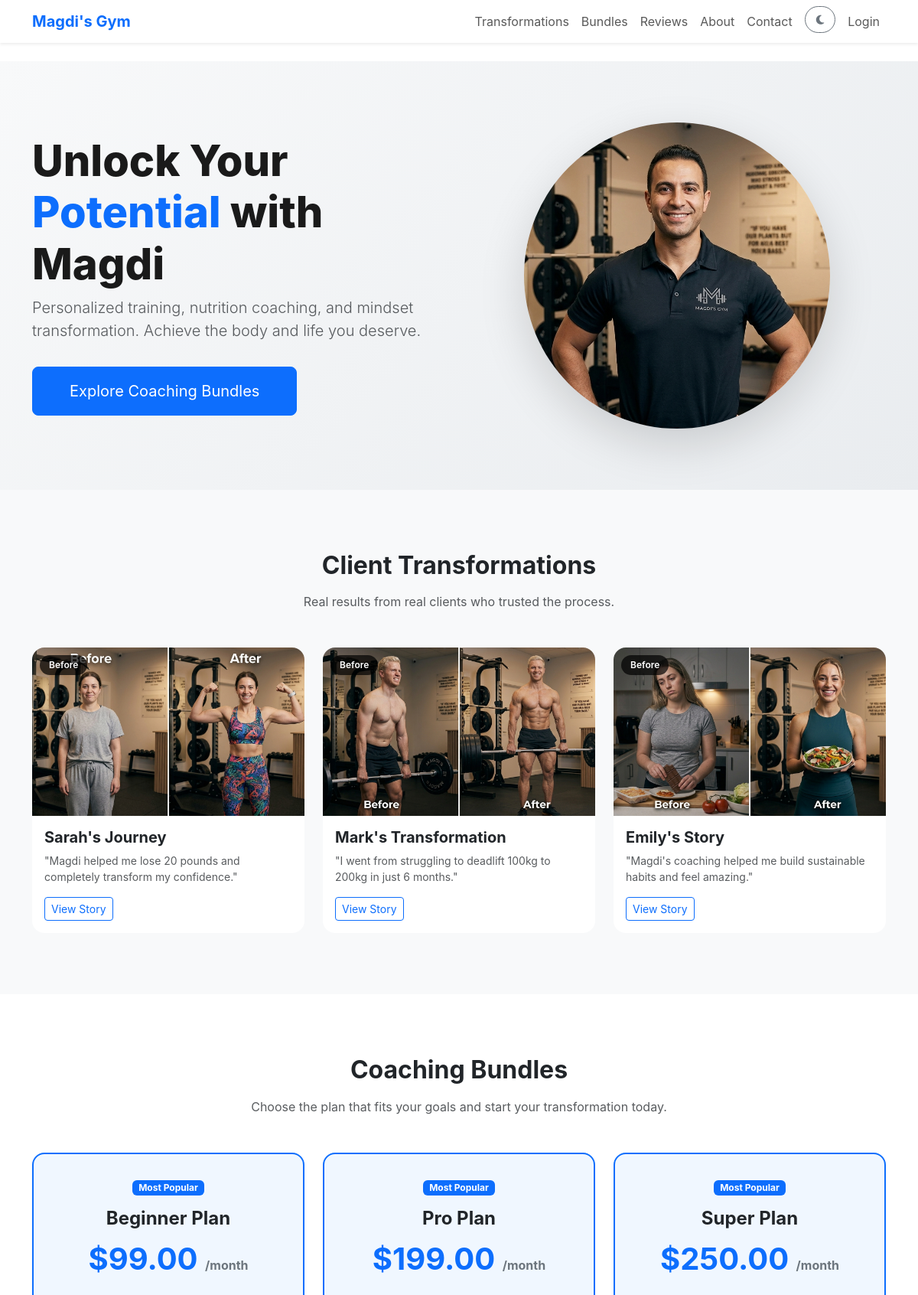
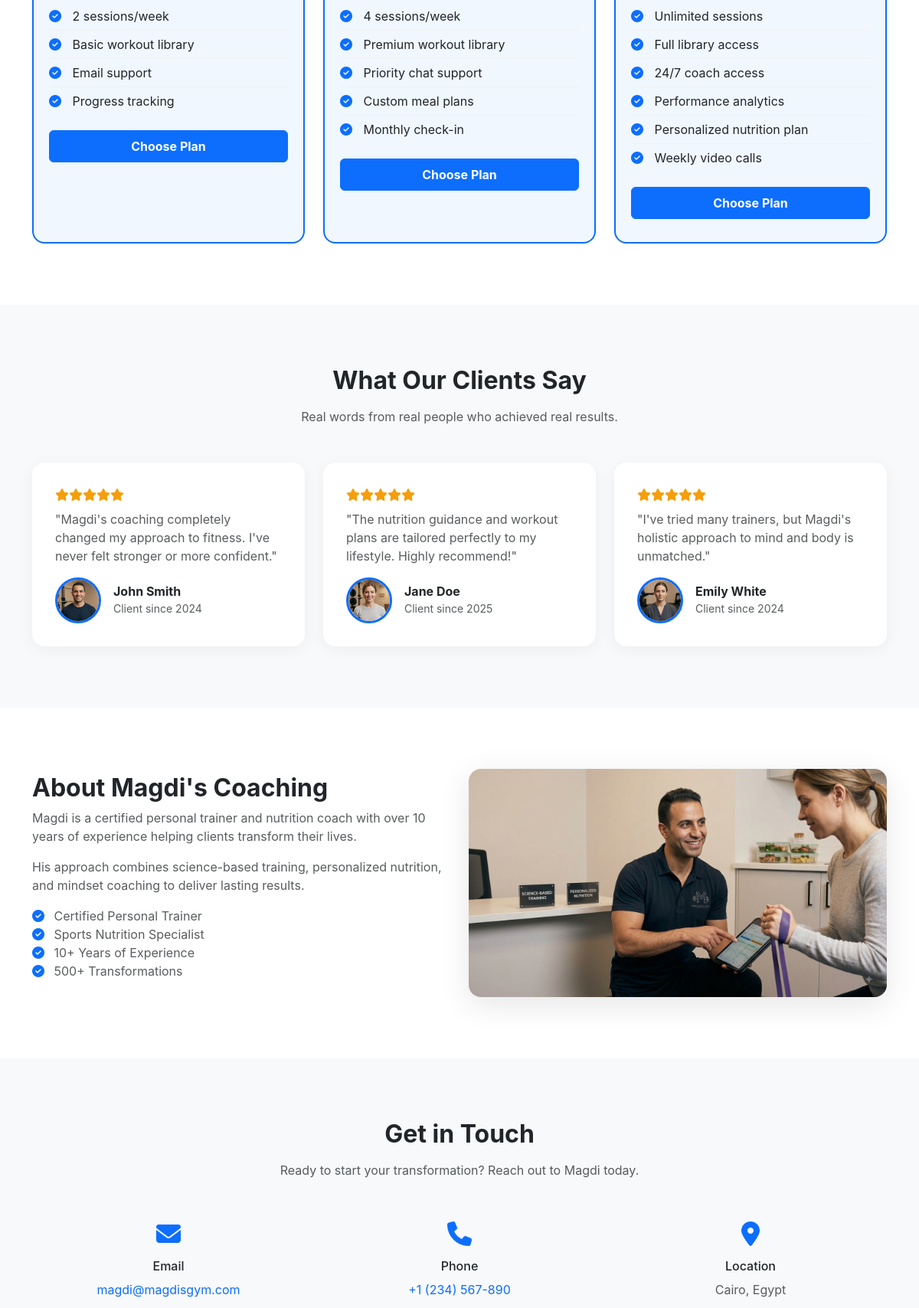
The page / (upper part) on the database its author committed (2 pictures, top to bottom).
### gymapp/models.py (models this page shows, shortened)
class Plan(models.Model):
    name = models.CharField(max_length=100)
    slug = models.SlugField(unique=True)
    description = models.TextField(blank=True)
    price = models.DecimalField(max_digits=10, decimal_places=2, validators=[MinValueValidator(0)])
    features = models.JSONField(default=list)
    image_url = models.URLField(max_length=500, blank=True)
    is_featured = models.BooleanField(default=False)
    created_at = models.DateTimeField(auto_now_add=True)
    updated_at = models.DateTimeField(auto_now=True)
    class Meta:
        ordering = ['price']

### gymapp/views.py (the view)
# urls.py: path('', home, name='home'),
def home(request):
    plans = Plan.objects.all().order_by('price')
    return render(request, 'index.html', {'plans': plans})

### templates/index.html (shortened to what this page needs)
{% extends 'base.html' %}
{% load static %}
{% block content %}
<section id="hero-section" class="fade-in">
    <div class="container">
        <div class="row align-items-center">
            <div class="col-md-6 text-center text-md-start">
                <h1 class="hero-title">Unlock Your <span>Potential</span> with Magdi</h1>
                <p class="lead text-muted">Personalized training, nutrition coaching, and mindset transformation. Achieve the body and life you deserve.</p>
                <a href="#bundles-section" class="btn btn-primary btn-lg px-5 py-3 mt-3">Explore Coaching Bundles</a>
            </div>
            <div class="col-md-6 text-center mt-4 mt-md-0">
                <img src="{% static 'Magdisgym pic/hero image.png' %}?v=2" alt="Magdi the Gym Coach" class="hero-image">
            </div>
        </div>
    </div>
</section>
<section id="transformations-section" class="fade-in">
    <div class="container">
        <h2 class="text-center mb-3 fw-bold">Client Transformations</h2>
        <p class="text-center text-muted mb-5">Real results from real clients who trusted the process.</p>
        <div class="row g-4">
            <div class="col-md-4">
                <div class="transformation-card position-relative">
                    <div class="position-relative">
                        <img src="{% static 'Magdisgym pic/Transformation-1-Sarah.png' %}?v=2" alt="Sarah Before" class="w-100">
                        <span class="before-after-label">Before</span>
                    </div>
                    <div class="p-3">
                        <h5 class="fw-bold">Sarah's Journey</h5>
                        <p class="text-muted small">"Magdi helped me lose 20 pounds and completely transform my confidence."</p>
                        <button class="btn btn-outline-primary btn-sm view-story-btn"
                                data-bs-toggle="modal"
                                data-bs-target="#storyModal"
                                data-name="Sarah"
                                data-image="{% static 'Magdisgym pic/Transformation-1-Sarah.png' %}?v=2"
                                data-story="Sarah came to me feeling stuck and unhappy with her body. After years of yo-yo dieting, she was ready for a real change. We started with small, sustainable habits – better nutrition choices, consistent workouts, and mindset shifts. Within 3 months, Sarah lost 20 pounds, gained incredible strength, and most importantly, found her confidence again. She now inspires others with her journey and continues to crush her fitness goals every day.">
                            View Story
                        </button>
                    </div>
                </div>
            </div>
            <div class="col-md-4">
                <div class="transformation-card position-relative">
                    <div class="position-relative">
                        <img src="{% static 'Magdisgym pic/Transformation-2-Mark.png' %}?v=2" alt="Mark Before" class="w-100">
                        <span class="before-after-label">Before</span>
                    </div>
                    <div class="p-3">
                        <h5 class="fw-bold">Mark's Transformation</h5>
                        <p class="text-muted small">"I went from struggling to deadlift 100kg to 200kg in just 6 months."</p>
                        <button class="btn btn-outline-primary btn-sm view-story-btn"
                                data-bs-toggle="modal"
                                data-bs-target="#storyModal"
                                data-name="Mark"
                                data-image="{% static 'Magdisgym pic/Transformation-2-Mark.png' %}?v=2"
                                data-story="Mark was a classic case of 'all work, no results.' He spent hours in the gym but wasn't seeing the gains he wanted. His form was off, his nutrition was lacking, and his confidence was fading. We reworked his entire approach – focused on proper technique, progressive overload, and a high-protein nutrition plan. In just 6 months, Mark went from struggling with 100kg to confidently deadlifting 200kg. He now leads our advanced lifting sessions and is a true inspiration to others.">
                            View Story
                        </button>
                    </div>
                </div>
            </div>
            <div class="col-md-4">
                <div class="transformation-card position-relative">
                    <div class="position-relative">
                        <img src="{% static 'Magdisgym pic/Transformation-3-Emily.png' %}?v=2" alt="Emily Before" class="w-100">
                        <span class="before-after-label">Before</span>
                    </div>
                    <div class="p-3">
                        <h5 class="fw-bold">Emily's Story</h5>
                        <p class="text-muted small">"Magdi's coaching helped me build sustainable habits and feel amazing."</p>
                        <button class="btn btn-outline-primary btn-sm view-story-btn"
                                data-bs-toggle="modal"
                                data-bs-target="#storyModal"
                                data-name="Emily"
                                data-image="{% static 'Magdisgym pic/Transformation-3-Emily.png' %}?v=2"
                                data-story="Emily had tried every diet and fitness trend out there, but nothing stuck. She came to me feeling defeated and disconnected from her body. We focused on building a healthy relationship with food, finding joy in movement, and creating a routine that fit her busy lifestyle. Over 4 months, Emily transformed not just her body, but her entire outlook on health. She now maintains her results effortlessly and inspires other women to embrace their journey.">
                            View Story
                        </button>
                    </div>
                </div>
            </div>
        </div>
    </div>
</section>
<section id="bundles-section" class="fade-in">
    <div class="container">
        <h2 class="text-center mb-3 fw-bold">Coaching Bundles</h2>
        <p class="text-center text-muted mb-5">Choose the plan that fits your goals and start your transformation today.</p>
        <div class="row g-4">
            {% for plan in plans %}
            <div class="col-md-4">
                <div class="pricing-card {% if plan.is_featured %}featured{% endif %}">
                    {% if plan.is_featured %}
                    <span class="badge bg-primary mb-3">Most Popular</span>
                    {% endif %}
                    <h4 class="fw-bold">{{ plan.name }}</h4>
                    <div class="price">${{ plan.price }} <span>/month</span></div>
                    <ul>
                        {% for feature in plan.features %}
                        <li><i class="fas fa-check-circle"></i> {{ feature }}</li>
                        {% endfor %}
                    </ul>
                    <button class="btn btn-primary w-100 py-2 fw-bold choose-plan-btn"
                            data-bs-toggle="modal"
                            data-bs-target="#planModal"
                            data-plan-id="{{ plan.id }}"
                            data-plan-name="{{ plan.name }}"
                            data-plan-description="{{ plan.description|default:'No description available.' }}"
                            data-plan-price="{{ plan.price }}"
                            data-plan-features="{{ plan.features|join:'||' }}">
                        Choose Plan
                    </button>
                </div>
            </div>
            {% empty %}
            <p class="text-center text-muted w-100">No plans available yet.</p>
            {% endfor %}
        </div>
    </div>
</section>
<section id="reviews-section" class="fade-in">
    <div class="container">
        <h2 class="text-center mb-3 fw-bold">What Our Clients Say</h2>
        <p class="text-center text-muted mb-5">Real words from real people who achieved real results.</p>
        <div class="row g-4">
            <div class="col-md-4">
                <div class="review-card">
                    <div class="stars mb-2">
                        <i class="fas fa-star"></i><i class="fas fa-star"></i><i class="fas fa-star"></i><i class="fas fa-star"></i><i class="fas fa-star"></i>
                    </div>
                    <p class="text-muted">"Magdi's coaching completely changed my approach to fitness. I've never felt stronger or more confident."</p>
                    <div class="d-flex align-items-center mt-3">
                        <img src="{% static 'Magdisgym pic/Review Profile-1-John Smith.png' %}?v=2" alt="John Smith" class="review-img">
                        <div class="ms-3">
                            <h6 class="mb-0 fw-bold">John Smith</h6>
                            <small class="text-muted">Client since 2024</small>
                        </div>
                    </div>
                </div>
            </div>
            <div class="col-md-4">
                <div class="review-card">
                    <div class="stars mb-2">
                        <i class="fas fa-star"></i><i class="fas fa-star"></i><i class="fas fa-star"></i><i class="fas fa-star"></i><i class="fas fa-star"></i>
                    </div>
                    <p class="text-muted">"The nutrition guidance and workout plans are tailored perfectly to my lifestyle. Highly recommend!"</p>
                    <div class="d-flex align-items-center mt-3">
                        <img src="{% static 'Magdisgym pic/Review Profile-2-Jane Doe.png' %}?v=2" alt="Jane Doe" class="review-img">
                        <div class="ms-3">
                            <h6 class="mb-0 fw-bold">Jane Doe</h6>
                            <small class="text-muted">Client since 2025</small>
                        </div>
                    </div>
                </div>
            </div>
            <div class="col-md-4">
                <div class="review-card">
                    <div class="stars mb-2">
                        <i class="fas fa-star"></i><i class="fas fa-star"></i><i class="fas fa-star"></i><i class="fas fa-star"></i><i class="fas fa-star"></i>
                    </div>
                    <p class="text-muted">"I've tried many trainers, but Magdi's holistic approach to mind and body is unmatched."</p>
                    <div class="d-flex align-items-center mt-3">
                        <img src="{% static 'Magdisgym pic/Review Profile-3-Emily White.png' %}?v=2" alt="Emily White" class="review-img">
                        <div class="ms-3">
                            <h6 class="mb-0 fw-bold">Emily White</h6>
                            <small class="text-muted">Client since 2024</small>
                        </div>
                    </div>
                </div>
            </div>
        </div>
    </div>
</section>
<section id="about-section" class="fade-in">
    <div class="container">
        <div class="row align-items-center">
            <div class="col-md-6">
                <h2 class="fw-bold">About Magdi's Coaching</h2>
                <p class="text-muted">Magdi is a certified personal trainer and nutrition coach with over 10 years of experience helping clients transform their lives.</p>
                <p class="text-muted">His approach combines science-based training, personalized nutrition, and mindset coaching to deliver lasting results.</p>
                <ul class="list-unstyled text-muted">
                    <li><i class="fas fa-check-circle text-primary me-2"></i> Certified Personal Trainer</li>
                    <li><i class="fas fa-check-circle text-primary me-2"></i> Sports Nutrition Specialist</li>
                    <li><i class="fas fa-check-circle text-primary me-2"></i> 10+ Years of Experience</li>
                    <li><i class="fas fa-check-circle text-primary me-2"></i> 500+ Transformations</li>
                </ul>
            </div>
            <div class="col-md-6 text-center">
                <img src="{% static 'Magdisgym pic/Bottom About Section.png' %}?v=2" alt="Magdi Coaching" class="about-img">
            </div>
        </div>
    </div>
</section>
<section id="contact-section" class="fade-in">
    <div class="container">
        <div class="row text-center">
            <div class="col-12">
                <h2 class="fw-bold mb-3">Get in Touch</h2>
                <p class="text-muted mb-5">Ready to start your transformation? Reach out to Magdi today.</p>
            </div>
            <div class="col-md-4">
                <div class="contact-icon"><i class="fas fa-envelope"></i></div>
                <h6 class="mt-2">Email</h6>
                <p class="text-muted"><a href="mailto:magdi@magdisgym.com" class="text-decoration-none">magdi@magdisgym.com</a></p>
            </div>
            <div class="col-md-4">
                <div class="contact-icon"><i class="fas fa-phone"></i></div>
                <h6 class="mt-2">Phone</h6>
                <p class="text-muted"><a href="tel:+1234567890" class="text-decoration-none">+1 (234) 567-890</a></p>
            </div>
            <div class="col-md-4">
                <div class="contact-icon"><i class="fas fa-map-marker-alt"></i></div>
                <h6 class="mt-2">Location</h6>
                <p class="text-muted">Cairo, Egypt</p>
            </div>
        </div>
    </div>
</section>
{% endblock %}

### templates/base.html (shortened to what this page needs)
<!DOCTYPE html>
<html lang="en">
<head>
    <link href="https://cdn.jsdelivr.net/npm/bootstrap@5.3.3/dist/css/bootstrap.min.css" rel="stylesheet">
    <link href="https://cdnjs.cloudflare.com/ajax/libs/font-awesome/6.5.1/css/all.min.css" rel="stylesheet">
    <link href="/static/css/style.css?v=2" rel="stylesheet">
</head>
<body>
<nav class="navbar navbar-expand-lg navbar-light bg-white shadow-sm fixed-top" id="mainNavbar">
    <div class="container">
        <a class="navbar-brand fw-bold text-primary" href="/">Magdi's Gym</a>
        <div class="collapse navbar-collapse" id="mainNav">
            <ul class="navbar-nav ms-auto">
                <li class="nav-item"><a class="nav-link" href="#transformations-section">Transformations</a></li>
                <li class="nav-item"><a class="nav-link" href="#bundles-section">Bundles</a></li>
                <li class="nav-item"><a class="nav-link" href="#reviews-section">Reviews</a></li>
                <li class="nav-item"><a class="nav-link" href="#about-section">About</a></li>
                <li class="nav-item"><a class="nav-link" href="#contact-section">Contact</a></li>
                <li class="nav-item">
                    <button class="btn btn-outline-secondary btn-sm ms-2" id="darkModeToggle" style="border-radius: 50px; padding: 6px 14px;">
                        <i class="fas fa-moon" id="darkModeIcon"></i>
                    </button>
                </li>
                {% if user.is_authenticated %}
                    <li class="nav-item"><span class="nav-link text-muted">Welcome, {{ user.first_name|default:user.username }}</span></li>
                    <li class="nav-item"><a class="nav-link text-danger" href="#" onclick="logoutUser(); return false;">Logout</a></li>
                {% else %}
                    <li class="nav-item"><a class="nav-link btn btn-outline-primary btn-sm ms-2" href="{% url 'signin' %}">Login</a></li>
                {% endif %}
            </ul>
        </div>
    </div>
</nav>
<main style="margin-top: 80px;">
    {% block content %}{% endblock %}
</main>
</body>
</html>

### rows shown on the page
Plan: is_featured "Most Popular", name "Beginner Plan", price "99.00", features "2 sessions/week" "Basic workout library" "Email support" "Progress tracking"
Plan: is_featured "Most Popular", name "Pro Plan", price "199.00", features "4 sessions/week" "Premium workout library" "Priority chat support" "Custom meal plans" "Monthly check-in"
Plan: is_featured "Most Popular", name "Super Plan", price "250.00", features "Unlimited sessions" "Full library access" "24/7 coach access" "Performance analytics" "Personalized nutrition plan" "Weekly video calls"
